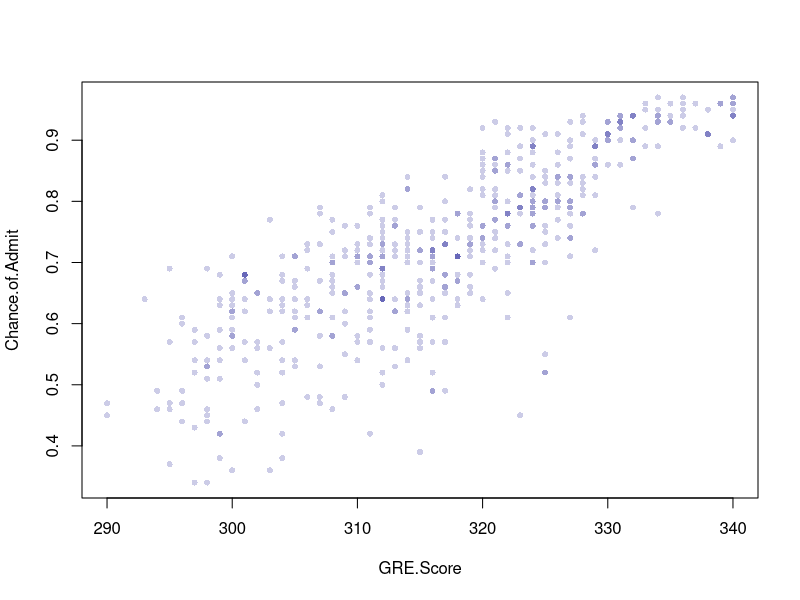
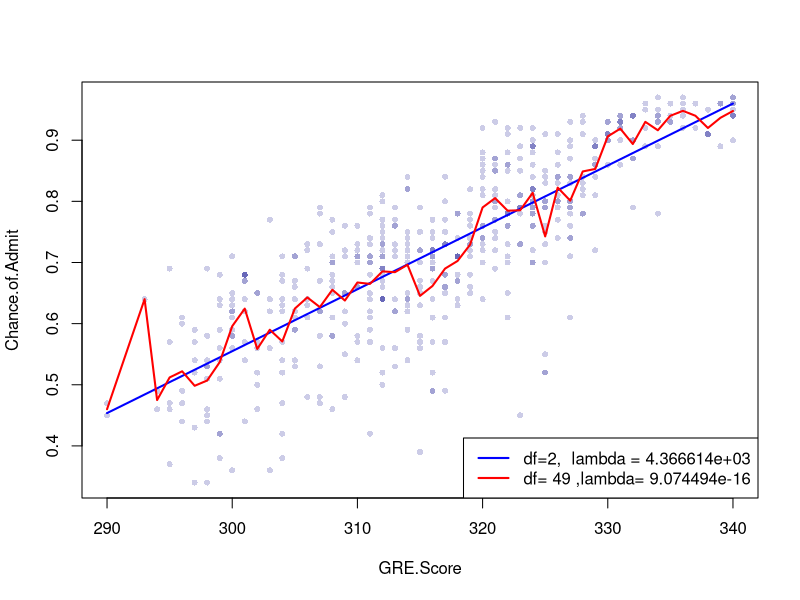
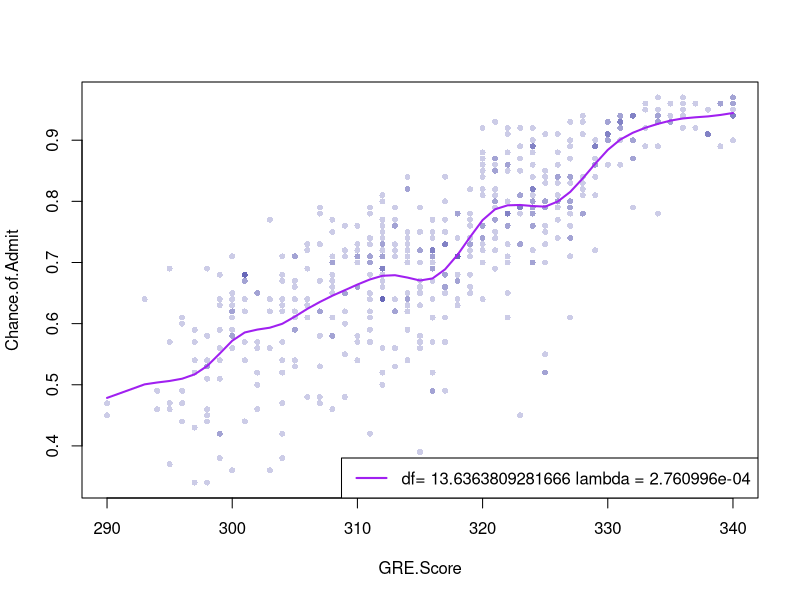
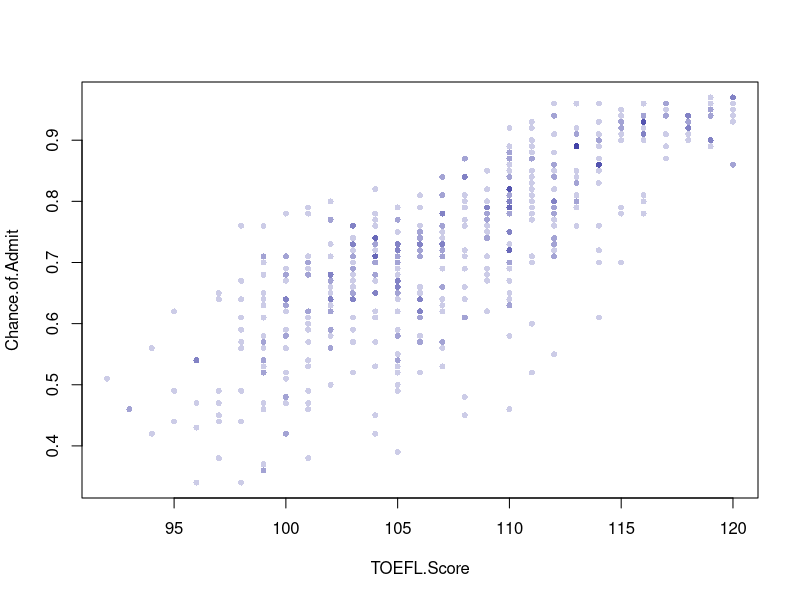
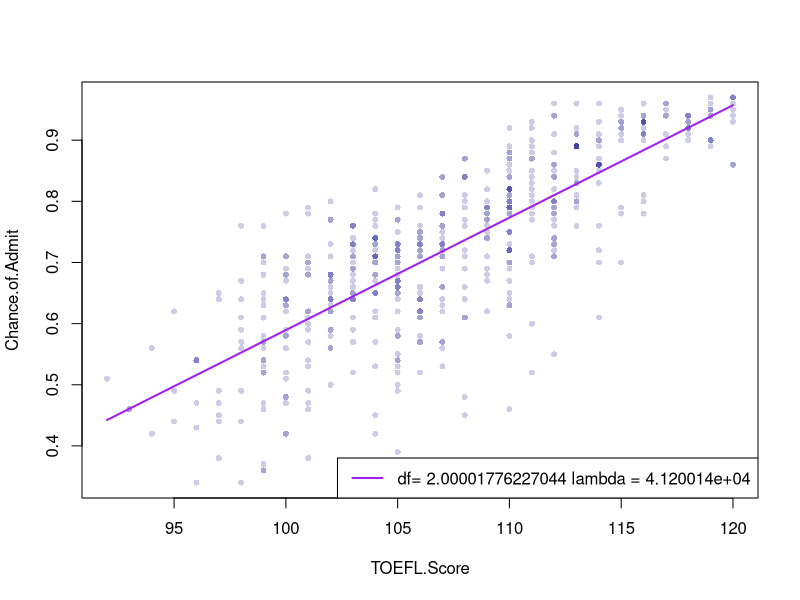
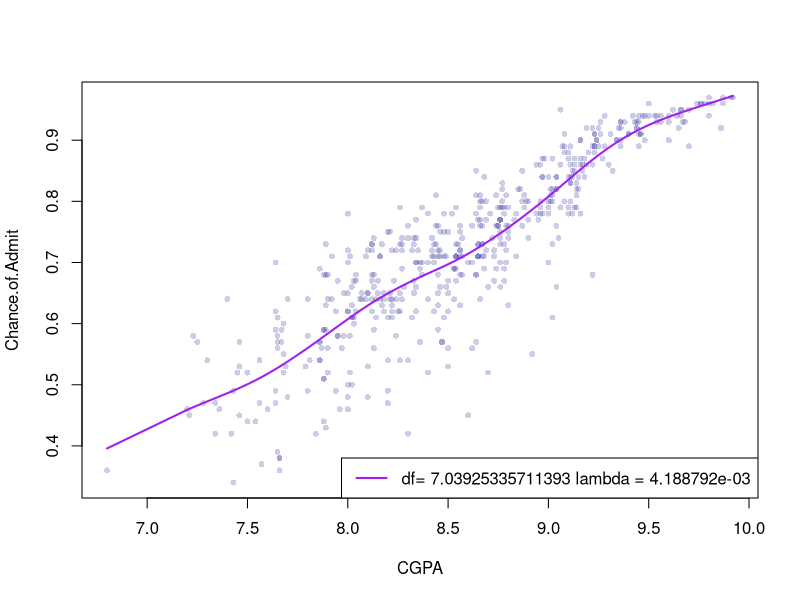
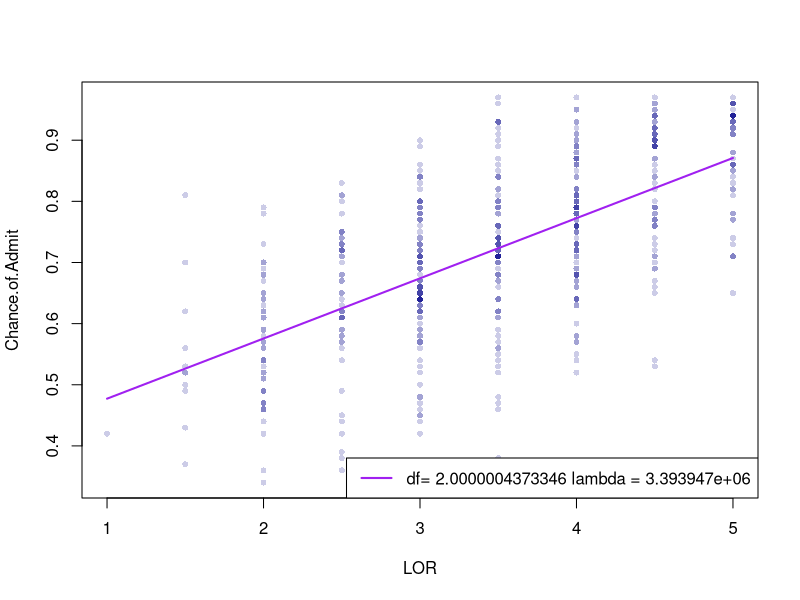
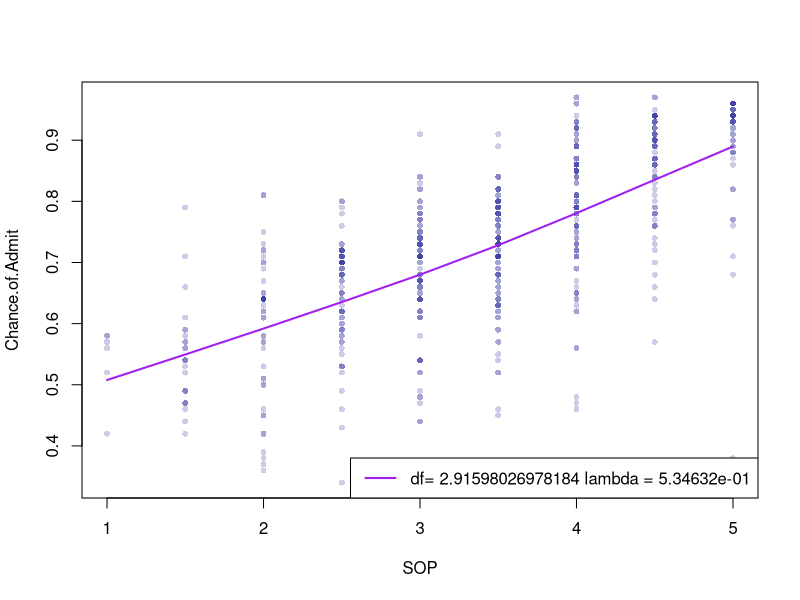

Source code (R) for these figures, in order:
## ---- chunk 1
knitr::opts_chunk$set(echo = TRUE)
## ---- chunk 2

data <- read.csv(file = './data/admission.csv',sep=',')


head(data,20)


## ---- chunk 3
library(scales)
xlabel = 'GRE.Score'
ylabel = 'Chance.of.Admit'
x <- data$GRE.Score
y <- data$Chance.of.Admit
plot(x,y,xlab = xlabel,ylab = ylabel,type = "p",col=alpha('darkblue', 0.2),pch =16,cex=0.8)

## ---- chunk 4
n = length(unique(x))

spline_A <- smooth.spline(x,y,df = 2,all.knots = TRUE)
spline_B <- smooth.spline(x,y,df = n,all.knots = TRUE)

print(spline_A)
## ---- chunk 5
print(spline_B)
## ---- chunk 6
plot(x,y,xlab = xlabel,ylab = ylabel,type = "p",col=alpha('darkblue', 0.2),pch =16,cex=0.8)
lines(spline_A,lwd=2,col="blue")
lines(spline_B,lwd=2,col="red")
legend("bottomright", c(paste("df=2, ",'lambda',"=",format(spline_A$lambda,scientific = TRUE)),paste("df=",n, ",lambda=",format(spline_B$lambda,scientific = TRUE))) ,col=c("blue","red"),lwd=2)

## ---- chunk 7
GRE_fit <- smooth.spline(x, y,all.knots = TRUE)
GRE_fit
## ---- chunk 8
plot(x,y,xlab = xlabel,ylab = ylabel,type = "p",col=alpha('darkblue', 0.2),pch =16,cex=0.8)
lines(GRE_fit,lwd=2,col="purple")
legend("bottomright",paste("df=",GRE_fit$df ,'lambda',"=",format(GRE_fit$lambda,scientific = TRUE)),col="purple",lwd=2)

## ---- chunk 9
xlabel <- 'TOEFL.Score'
ylabel <- 'Chance.of.Admit'
x <- data$TOEFL.Score
y <- data$Chance.of.Admit
plot(x,y,xlab = xlabel,ylab = ylabel,type = "p",col=alpha('darkblue', 0.2),pch =16,cex=0.8)
## ---- chunk 10

TOEFL_fit <- smooth.spline(x, y,all.knots = TRUE)
print(TOEFL_fit)
plot(x,y,xlab = xlabel,ylab = ylabel,type = "p",col=alpha('darkblue', 0.2),pch =16,cex=0.8)
lines(TOEFL_fit,lwd=2,col="purple")
legend("bottomright",paste("df=",TOEFL_fit$df ,'lambda',"=",format(TOEFL_fit$lambda,scientific = TRUE)),col="purple",lwd=2)

## ---- chunk 11

plot(x= data$CGPA,
     y= data$Chance.of.Admit,
     xlab = 'CGPA',
     ylab = 'Chance.of.Admit',
     type = "p",
     col=alpha('darkblue', 0.2),
     pch =16,cex=0.8)

fit <- smooth.spline(x=data$CGPA,
                     y= data$Chance.of.Admit,
                     all.knots = TRUE)
print(fit)
lines(fit,lwd=2,col="purple")
legend("bottomright",paste("df=",fit$df ,'lambda',"=",format(fit$lambda,scientific = TRUE)),col="purple",lwd=2)

## ---- chunk 12

plot(x= data$LOR,
     y= data$Chance.of.Admit,
     xlab = 'LOR',
     ylab = 'Chance.of.Admit',
     type = "p",
     col=alpha('darkblue', 0.2),
     pch =16,cex=0.8)

fit <- smooth.spline(x=data$LOR,
                     y= data$Chance.of.Admit,
                     all.knots = TRUE)
print(fit)
lines(fit,lwd=2,col="purple")
legend("bottomright",paste("df=",fit$df ,'lambda',"=",format(fit$lambda,scientific = TRUE)),col="purple",lwd=2)

## ---- chunk 13

plot(x= data$SOP,
     y= data$Chance.of.Admit,
     xlab = 'SOP',
     ylab = 'Chance.of.Admit',
     type = "p",
     col=alpha('darkblue', 0.2),
     pch =16,cex=0.8)

fit <- smooth.spline(x=data$SOP,
                     y= data$Chance.of.Admit,
                     all.knots = TRUE)
print(fit)
lines(fit,lwd=2,col="purple")
legend("bottomright",paste("df=",fit$df ,'lambda',"=",format(fit$lambda,scientific = TRUE)),col="purple",lwd=2)

